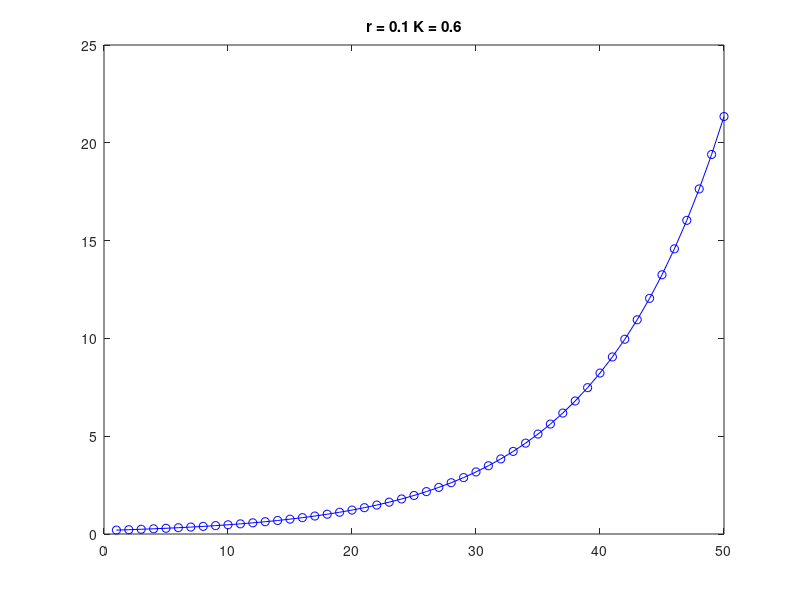
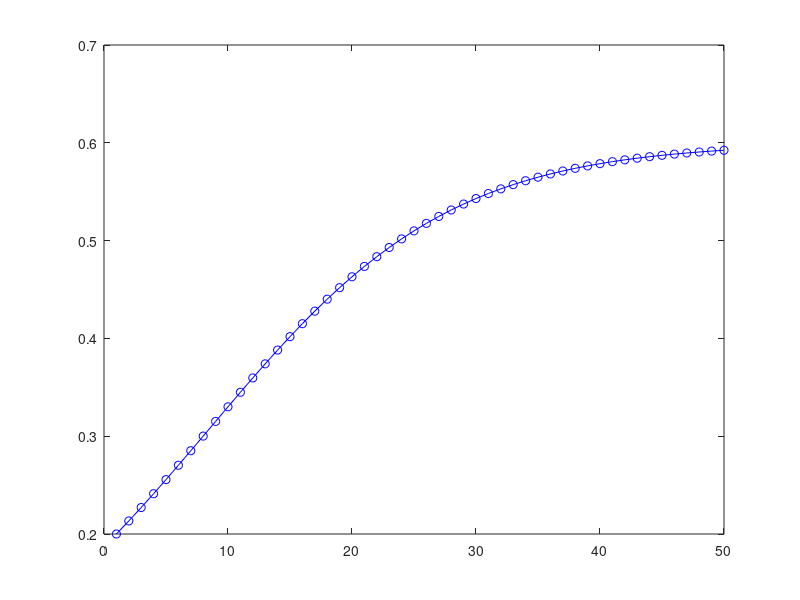

The MATLAB source for these figures, in order: (Note: this script raises an error after producing the figures.)
%% Math Modeling
% Yueqi Ren
% 09/03/2020

%% Population Dynamics
% 1 a) Steady state population sizes are x(0) = K and x(0) = 0.
% 1 b) First equation: exponential growth, second equation: S-curve
% 1 c) Generate time series
r = 0.1;
K = 0.6;
n = 50;
x_1 = zeros(1, n);
x_2 = zeros(1, n);
x_1(1) = 0.2;
x_2(1) = 0.2;
for time = 2:n
    x_1(time) = x_1(time-1) + r*x_1(time-1);
    x_2(time) = x_2(time-1) + r*(1 - x_2(time-1)/K)*x_2(time-1);
end
% Model 1
figure
plot(1:n, x_1, '-ob');
title(['r = ', num2str(r), ' K = ', num2str(K)])
% Model 2
figure
plot(1:n, x_2, '-ob'); hold on
plot(0:n+1, ones(1,n)*K)
title(['r = ', num2str(r), ' K = ', num2str(K)])

%% 1 d) 
r = 2.1;
K = 0.6;
x_1 = zeros(1, n);
x_2 = zeros(1, n);
x_1(1) = 1;
x_2(1) = 0.1;
for time = 2:n
    x_2(time) = x_2(time-1) + r*(1 - x_2(time-1)/K)*x_2(time-1);
end
figure
plot(1:n, x_2, '-ob');
plot(0:n+1, ones(1,n)*K)
title(['r = ', num2str(r), ' K = ', num2str(K)])

%% 1 e)
r = 2.5;
K = 0.6;
x_1 = zeros(1, n);
x_2 = zeros(1, n);
x_1(1) = 1;
x_2(1) = 0.1;
for time = 2:n
    x_1(time) = x_1(time-1) + r*x_1(time-1);
    x_2(time) = x_2(time-1) + r*(1 - x_2(time-1)/K)*x_2(time-1);
end
figure
plot(1:n, x_2, '-ob'); hold on
plot(0:n+1, ones(1,n)*K)
title(['r = ', num2str(r), ' K = ', num2str(K)])

%% 1 f) Is it possible to find a 3-cycle?
n = 1e6;
r = 2.836;
K = 0.6;
x_1 = zeros(1, n);
x_2 = zeros(1, n);
x_1(1) = 1;
x_2(1) = 0.1;
for time = 2:n
    x_2(time) = x_2(time-1) + r*(1 - x_2(time-1)/K)*x_2(time-1);
end
figure
plot(1:n, x_2, '-ob'); hold on
plot(0:n+1, ones(1,n+2)*K)
title(['r = ', num2str(r), ' K = ', num2str(K)])
% Not possible to find a 3-cycle
 
%% 1 g) Sweep through varying values of r
num_sweep = 10000;
r_var = linspace(0,3,num_sweep);
K = 0.6;
n_large = 1000;
N_all = zeros(num_sweep*n_large/2,1);
r_all = zeros(num_sweep*n_large/2,1);
x_large = zeros(1, n_large);
x_large(1) = 0.1;
% N_all = [];
for i = 1:num_sweep
    for time = 2:n_large
        x_large(time) = x_large(time-1) + r_var(i)*(1 - x_large(time-1)/K)*x_large(time-1);
    end
    % ps = uniquetol(x_2(n_large/2:end), 1e-2);
    r_all((i-1)*n_large/2+1:i*n_large/2) = ones(1,n_large/2)*r_var(i);
    % N_all(end+1:end+n_large/2) = x_large(n_large+1/2:end);
    N_all((i-1)*n_large/2+1:i*n_large/2) = x_large(n_large/2+1:end);
end

%% Visualize the bifurcation plot
figure
c = linspace(1,20,length(r_all));
fig = scatter(r_all, N_all, 2, c, 'o', 'filled');
xlabel('Values of r', 'fontsize', 12)
ylabel('Values of N in N-cycles at equilibrium', 'fontsize', 12)
title('Population dynamics: discrete logistic growth', 'fontsize', 16)
% saveas(fig, 'bifurcation_plot', 'fig')
